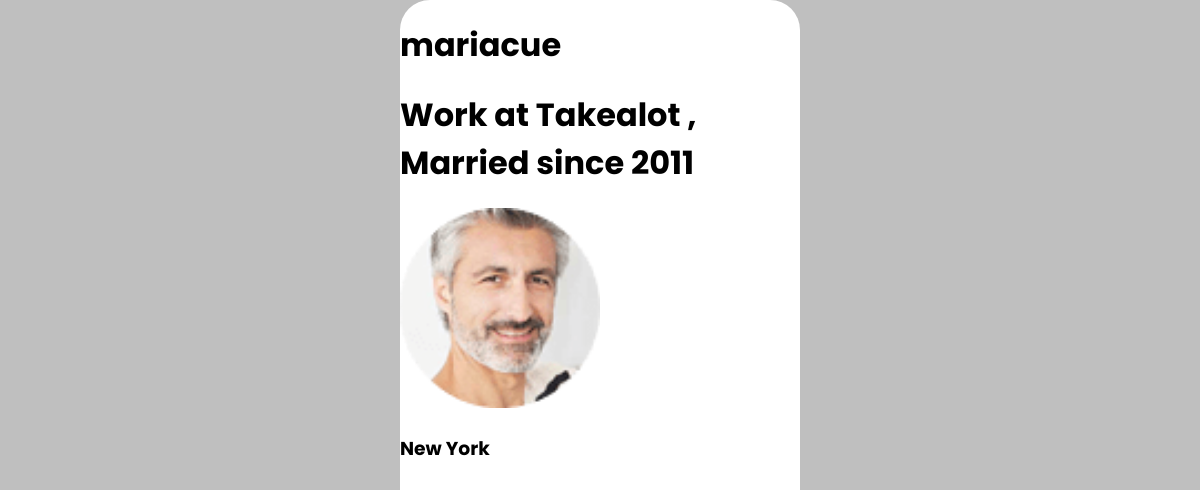
Page /profile/3 (signed in) on the committed database.
### core/models.py (models this page shows, shortened)
class Profile(models.Model):
    user = models.OneToOneField(User, on_delete=models.CASCADE)
    bio = models.TextField(max_length=500, blank=True)
    profile_picture = models.ImageField(upload_to='profile_pictures/', blank=True, null=True)
    location = models.CharField(max_length=100, blank=True)
    verified = models.BooleanField(default=False)

### core/views.py (the view)
# urls.py: path('profile/<int:pk>', views.profile, name='profile'),
@login_required(login_url='core:login')
def profile(request, pk):
    user_profile = Profile.objects.get(user=pk)
    context = {'user_profile':user_profile}
    return render(request, 'core/profile.html', context)

### core/templates/core/profile.html
{% extends "core/base.html" %}
{% load static %}
{% block content %}
<h1>{{request.user.username}}</h1>
<h1>{{user_profile.bio}}</h1>
<img src="{{user_profile.profile_picture.url}}" style="width: 200px;">
<h3>{{user_profile.location}}</h3>
{% endblock content %}

### static/css/main.css (style rules this page uses)
body { margin: 0; padding: 0; background-color: #bfbfbf; display: flex; justify-content: center; height: 100vh; align-items: center; color: rgb(0, 0, 0); font-family: 'Poppins', sans-serif; }

### rows in the picture
Profile: bio "Work at Takealot , Married since 2011", profile_picture (picture), location "New York"

### other values in the picture
{{ request.user.username }} "mariacue"
